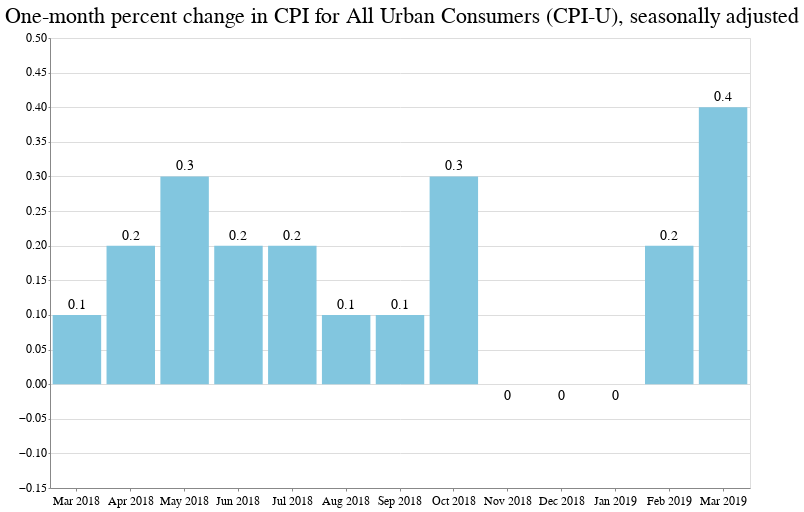

Write notebook code for a chart like this one.
### Code cell
base = alt.Chart(
    adjusted_cpiu_last13, 
    title="One-month percent change in CPI for All Urban Consumers (CPI-U), seasonally adjusted"
).properties(width=700)

bars = base.mark_bar().encode(
    x=alt.X(
        "date:O",
        timeUnit="utcyearmonth",
        axis=alt.Axis(title=None, labelAngle=0),
    ),
    y=alt.Y(
        "pct_change_rounded:Q",
        axis=alt.Axis(title=None),
        scale=alt.Scale(domain=[
            adjusted_cpiu_last13['pct_change'].min()-0.1,
            adjusted_cpiu_last13['pct_change'].max()+0.05
        ])
    )
)

text = base.encode(
    x=alt.X("date:O", timeUnit="utcyearmonth"),
    y="pct_change_rounded:Q",
    text='pct_change_rounded'
)

textAbove = text.transform_filter(alt.datum.pct_change > 0).mark_text(
    align='center',
    baseline='middle',
    fontSize=14,
    dy=-10
)

textBelow = text.transform_filter(alt.datum.pct_change < 0).mark_text(
    align='center',
    baseline='middle',
    fontSize=14,
    dy=12
)

bars + textAbove + textBelow

### Figure 1 — Vega-Lite specification as saved in the notebook (floating-point values rounded to 4 significant figures)
{"$schema": "https://vega.github.io/schema/vega-lite/v2.6.0.json", "config": {"arc": {"fill": "#82c6df"}, "area": {"fill": "#82c6df"}, "axis": {"labelFont": "Benton Gothic, sans", "labelFontSize": 11.5, "labelFontWeight": "normal", "titleFont": "Benton Gothic Bold, sans", "titleFontSize": 13, "titleFontWeight": "normal"}, "axisX": {"labelAngle": 0, "labelPadding": 4, "tickSize": 3}, "axisY": {"labelBaseline": "middle", "maxExtent": 45, "minExtent": 45, "tickSize": 2, "titleAlign": "left", "titleAngle": 0, "titleX": -45, "titleY": -11}, "background": "#ffffff", "bar": {"fill": "#82c6df"}, "legend": {"labelFont": "Benton Gothic, sans", "labelFontSize": 11.5, "symbolType": "square", "titleFont": "Benton Gothic Bold, sans", "titleFontSize": 13, "titleFontWeight": "normal"}, "line": {"stroke": "#82c6df", "strokeWidth": 3}, "path": {"stroke": "#82c6df"}, "point": {"stroke": "#82c6df"}, "range": {"category": ["#3580b1", "#ec8431", "#ab7fb4", "#c89d29", "#adc839", "#829eb1"], "diverging": ["#e68a4f", "#f4bb6a", "#f9e39c", "#dadfe2", "#a6b7c6", "#849eae"], "heatmap": ["#fbf2c7", "#f9e39c", "#f8d36e", "#f4bb6a", "#e68a4f", "#d15a40", "#ab4232"], "ordinal": ["#fbf2c7", "#f9e39c", "#f8d36e", "#f4bb6a", "#e68a4f", "#d15a40", "#ab4232"], "ramp": ["#fbf2c7", "#f9e39c", "#f8d36e", "#f4bb6a", "#e68a4f", "#d15a40", "#ab4232"]}, "rect": {"fill": "#82c6df"}, "shape": {"stroke": "#82c6df"}, "symbol": {"fill": "#82c6df", "size": 30}, "title": {"anchor": "start", "font": "Benton Gothic Bold, sans", "fontColor": "#000000", "fontSize": 22, "fontWeight": "normal"}, "view": {"height": 450, "width": 800}}, "datasets": {"data-7ae4a14a61a782efd715a24aac04eca9": [{"date": "2018-02-01", "pct_change": null, "pct_change_rounded": null, "period_abbreviation": "FEB", "period_code": "M02", "period_id": "M02", "period_month": 2, "period_name": "February", "period_type": "monthly", "series_area_code": "0000", "series_area_id": "0000", "series_area_name": "U.S. city average", "series_id": "CUSR0000SA0", "series_items_code": "SA0", "series_items_id": "SA0", "series_items_name": "All items", "series_periodicity_code": "R", "series_periodicity_id": "R", "series_periodicity_name": "Monthly", "series_seasonally_adjusted": true, "series_survey": "All urban consumers", "series_title": "All items in U.S. city average, all urban consumers, seasonally adjusted", "value": 249.4, "year": 2018}, {"date": "2018-03-01", "pct_change": 0.05173, "pct_change_rounded": 0.1, "period_abbreviation": "MAR", "period_code": "M03", "period_id": "M03", "period_month": 3, "period_name": "March", "period_type": "monthly", "series_area_code": "0000", "series_area_id": "0000", "series_area_name": "U.S. city average", "series_id": "CUSR0000SA0", "series_items_code": "SA0", "series_items_id": "SA0", "series_items_name": "All items", "series_periodicity_code": "R", "series_periodicity_id": "R", "series_periodicity_name": "Monthly", "series_seasonally_adjusted": true, "series_survey": "All urban consumers", "series_title": "All items in U.S. city average, all urban consumers, seasonally adjusted", "value": 249.5, "year": 2018}, {"date": "2018-04-01", "pct_change": 0.1836, "pct_change_rounded": 0.2, "period_abbreviation": "APR", "period_code": "M04", "period_id": "M04", "period_month": 4, "period_name": "April", "period_type": "monthly", "series_area_code": "0000", "series_area_id": "0000", "series_area_name": "U.S. city average", "series_id": "CUSR0000SA0", "series_items_code": "SA0", "series_items_id": "SA0", "series_items_name": "All items", "series_periodicity_code": "R", "series_periodicity_id": "R", "series_periodicity_name": "Monthly", "series_seasonally_adjusted": true, "series_survey": "All urban consumers", "series_title": "All items in U.S. city average, all urban consumers, seasonally adjusted", "value": 250.0, "year": 2018}, {"date": "2018-05-01", "pct_change": 0.276, "pct_change_rounded": 0.3, "period_abbreviation": "MAY", "period_code": "M05", "period_id": "M05", "period_month": 5, "period_name": "May", "period_type": "monthly", "series_area_code": "0000", "series_area_id": "0000", "series_area_name": "U.S. city average", "series_id": "CUSR0000SA0", "series_items_code": "SA0", "series_items_id": "SA0", "series_items_name": "All items", "series_periodicity_code": "R", "series_periodicity_id": "R", "series_periodicity_name": "Monthly", "series_seasonally_adjusted": true, "series_survey": "All urban consumers", "series_title": "All items in U.S. city average, all urban consumers, seasonally adjusted", "value": 250.6, "year": 2018}, {"date": "2018-06-01", "pct_change": 0.1947, "pct_change_rounded": 0.2, "period_abbreviation": "JUN", "period_code": "M06", "period_id": "M06", "period_month": 6, "period_name": "June", "period_type": "monthly", "series_area_code": "0000", "series_area_id": "0000", "series_area_name": "U.S. city average", "series_id": "CUSR0000SA0", "series_items_code": "SA0", "series_items_id": "SA0", "series_items_name": "All items", "series_periodicity_code": "R", "series_periodicity_id": "R", "series_periodicity_name": "Monthly", "series_seasonally_adjusted": true, "series_survey": "All urban consumers", "series_title": "All items in U.S. city average, all urban consumers, seasonally adjusted", "value": 251.1, "year": 2018}, {"date": "2018-07-01", "pct_change": 0.1844, "pct_change_rounded": 0.2, "period_abbreviation": "JUL", "period_code": "M07", "period_id": "M07", "period_month": 7, "period_name": "July", "period_type": "monthly", "series_area_code": "0000", "series_area_id": "0000", "series_area_name": "U.S. city average", "series_id": "CUSR0000SA0", "series_items_code": "SA0", "series_items_id": "SA0", "series_items_name": "All items", "series_periodicity_code": "R", "series_periodicity_id": "R", "series_periodicity_name": "Monthly", "series_seasonally_adjusted": true, "series_survey": "All urban consumers", "series_title": "All items in U.S. city average, all urban consumers, seasonally adjusted", "value": 251.6, "year": 2018}, {"date": "2018-08-01", "pct_change": 0.1121, "pct_change_rounded": 0.1, "period_abbreviation": "AUG", "period_code": "M08", "period_id": "M08", "period_month": 8, "period_name": "August", "period_type": "monthly", "series_area_code": "0000", "series_area_id": "0000", "series_area_name": "U.S. city average", "series_id": "CUSR0000SA0", "series_items_code": "SA0", "series_items_id": "SA0", "series_items_name": "All items", "series_periodicity_code": "R", "series_periodicity_id": "R", "series_periodicity_name": "Monthly", "series_seasonally_adjusted": true, "series_survey": "All urban consumers", "series_title": "All items in U.S. city average, all urban consumers, seasonally adjusted", "value": 251.9, "year": 2018}, {"date": "2018-09-01", "pct_change": 0.05201, "pct_change_rounded": 0.1, "period_abbreviation": "SEP", "period_code": "M09", "period_id": "M09", "period_month": 9, "period_name": "September", "period_type": "monthly", "series_area_code": "0000", "series_area_id": "0000", "series_area_name": "U.S. city average", "series_id": "CUSR0000SA0", "series_items_code": "SA0", "series_items_id": "SA0", "series_items_name": "All items", "series_periodicity_code": "R", "series_periodicity_id": "R", "series_periodicity_name": "Monthly", "series_seasonally_adjusted": true, "series_survey": "All urban consumers", "series_title": "All items in U.S. city average, all urban consumers, seasonally adjusted", "value": 252.0, "year": 2018}, {"date": "2018-10-01", "pct_change": 0.3111, "pct_change_rounded": 0.3, "period_abbreviation": "OCT", "period_code": "M10", "period_id": "M10", "period_month": 10, "period_name": "October", "period_type": "monthly", "series_area_code": "0000", "series_area_id": "0000", "series_area_name": "U.S. city average", "series_id": "CUSR0000SA0", "series_items_code": "SA0", "series_items_id": "SA0", "series_items_name": "All items", "series_periodicity_code": "R", "series_periodicity_id": "R", "series_periodicity_name": "Monthly", "series_seasonally_adjusted": true, "series_survey": "All urban consumers", "series_title": "All items in U.S. city average, all urban consumers, seasonally adjusted", "value": 252.8, "year": 2018}, {"date": "2018-11-01", "pct_change": -0.01345, "pct_change_rounded": 0, "period_abbreviation": "NOV", "period_code": "M11", "period_id": "M11", "period_month": 11, "period_name": "November", "period_type": "monthly", "series_area_code": "0000", "series_area_id": "0000", "series_area_name": "U.S. city average", "series_id": "CUSR0000SA0", "series_items_code": "SA0", "series_items_id": "SA0", "series_items_name": "All items", "series_periodicity_code": "R", "series_periodicity_id": "R", "series_periodicity_name": "Monthly", "series_seasonally_adjusted": true, "series_survey": "All urban consumers", "series_title": "All items in U.S. city average, all urban consumers, seasonally adjusted", "value": 252.8, "year": 2018}, {"date": "2018-12-01", "pct_change": -0.01464, "pct_change_rounded": 0, "period_abbreviation": "DEC", "period_code": "M12", "period_id": "M12", "period_month": 12, "period_name": "December", "period_type": "monthly", "series_area_code": "0000", "series_area_id": "0000", "series_area_name": "U.S. city average", "series_id": "CUSR0000SA0", "series_items_code": "SA0", "series_items_id": "SA0", "series_items_name": "All items", "series_periodicity_code": "R", "series_periodicity_id": "R", "series_periodicity_name": "Monthly", "series_seasonally_adjusted": true, "series_survey": "All urban consumers", "series_title": "All items in U.S. city average, all urban consumers, seasonally adjusted", "value": 252.7, "year": 2018}, {"date": "2019-01-01", "pct_change": -0.01978, "pct_change_rounded": 0, "period_abbreviation": "JAN", "period_code": "M01", "period_id": "M01", "period_month": 1, "period_name": "January", "period_type": "monthly", "series_area_code": "0000", "series_area_id": "0000", "series_area_name": "U.S. city average", "series_id": "CUSR0000SA0", "series_items_code": "SA0", "series_items_id": "SA0", "series_items_name": "All items", "series_periodicity_code": "R", "series_periodicity_id": "R", "series_periodicity_name": "Monthly", "series_seasonally_adjusted": true, "series_survey": "All urban consumers", "series_title": "All items in U.S. city average, all urban consumers, seasonally adjusted", "value": 252.7, "year": 2019}, {"date": "2019-02-01", "pct_change": 0.1741, "pct_change_rounded": 0.2, "period_abbreviation": "FEB", "period_code": "M02", "period_id": "M02", "period_month": 2, "period_name": "February", "period_type": "monthly", "series_area_code": "0000", "series_area_id": "0000", "series_area_name": "U.S. city average", "series_id": "CUSR0000SA0", "series_items_code": "SA0", "series_items_id": "SA0", "series_items_name": "All items", "series_periodicity_code": "R", "series_periodicity_id": "R", "series_periodicity_name": "Monthly", "series_seasonally_adjusted": true, "series_survey": "All urban consumers", "series_title": "All items in U.S. city average, all urban consumers, seasonally adjusted", "value": 253.1, "year": 2019}, {"date": "2019-03-01", "pct_change": 0.4089, "pct_change_rounded": 0.4, "period_abbreviation": "MAR", "period_code": "M03", "period_id": "M03", "period_month": 3, "period_name": "March", "period_type": "monthly", "series_area_code": "0000", "series_area_id": "0000", "series_area_name": "U.S. city average", "series_id": "CUSR0000SA0", "series_items_code": "SA0", "series_items_id": "SA0", "series_items_name": "All items", "series_periodicity_code": "R", "series_periodicity_id": "R", "series_periodicity_name": "Monthly", "series_seasonally_adjusted": true, "series_survey": "All urban consumers", "series_title": "All items in U.S. city average, all urban consumers, seasonally adjusted", "value": 254.1, "year": 2019}]}, "layer": [{"data": {"name": "data-7ae4a14a61a782efd715a24aac04eca9"}, "encoding": {"x": {"axis": {"labelAngle": 0, "title": null}, "field": "date", "timeUnit": "utcyearmonth", "type": "ordinal"}, "y": {"axis": {"title": null}, "field": "pct_change_rounded", "scale": {"domain": [-0.1198, 0.4589]}, "type": "quantitative"}}, "mark": "bar", "title": "One-month percent change in CPI for All Urban Consumers (CPI-U), seasonally adjusted", "width": 700}, {"data": {"name": "data-7ae4a14a61a782efd715a24aac04eca9"}, "encoding": {"text": {"field": "pct_change_rounded", "type": "quantitative"}, "x": {"field": "date", "timeUnit": "utcyearmonth", "type": "ordinal"}, "y": {"field": "pct_change_rounded", "type": "quantitative"}}, "mark": {"align": "center", "baseline": "middle", "dy": -10, "fontSize": 14, "type": "text"}, "title": "One-month percent change in CPI for All Urban Consumers (CPI-U), seasonally adjusted", "transform": [{"filter": "(datum.pct_change > 0)"}], "width": 700}, {"data": {"name": "data-7ae4a14a61a782efd715a24aac04eca9"}, "encoding": {"text": {"field": "pct_change_rounded", "type": "quantitative"}, "x": {"field": "date", "timeUnit": "utcyearmonth", "type": "ordinal"}, "y": {"field": "pct_change_rounded", "type": "quantitative"}}, "mark": {"align": "center", "baseline": "middle", "dy": 12, "fontSize": 14, "type": "text"}, "title": "One-month percent change in CPI for All Urban Consumers (CPI-U), seasonally adjusted", "transform": [{"filter": "(datum.pct_change < 0)"}], "width": 700}]}
